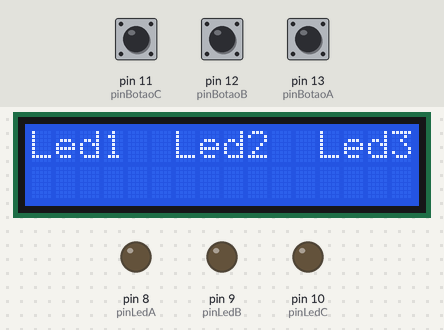
Bench run of a sketch on a simulated Arduino Uno, built with avr-gcc and run on an emulated ATmega328P. On the bench: 16×2 character LCD, output pins drawn as LEDs (lit = HIGH). The test bench sets the inputs (shaded band); at power-on: pin 11 (pinBotaoC) LOW, pin 12 (pinBotaoB) LOW, pin 13 (pinBotaoA) LOW.

Above: at 1.2 s.
1.3 s: pin 11 (pinBotaoC) pulled HIGH for 0.15 s
At 2.4 s:
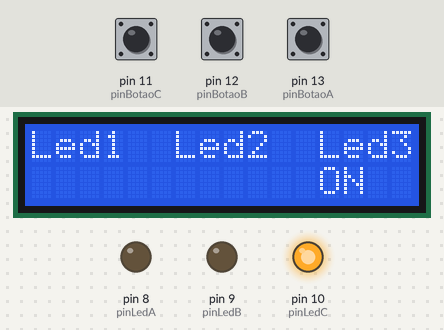
2.9 s: pin 12 (pinBotaoB) pulled HIGH for 0.15 s
At 3.6 s:
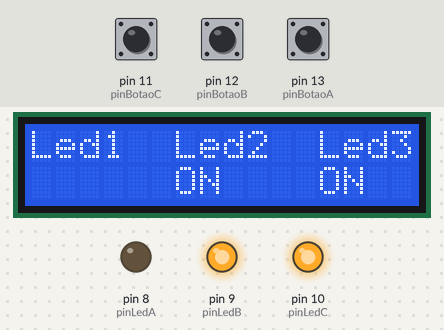
4.5 s: pin 13 (pinBotaoA) pulled HIGH for 0.15 s
At 4.8 s:
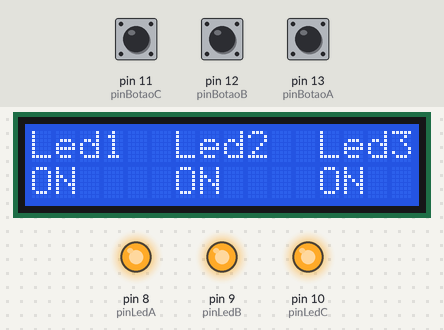
6.1 s: pin 11 (pinBotaoC) pulled HIGH for 1 s
At 7.3 s:
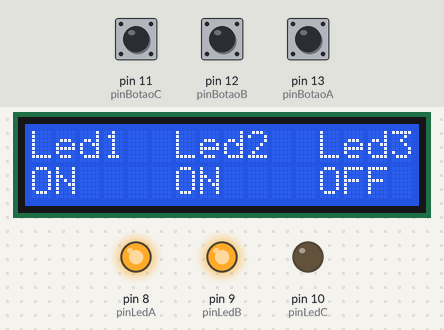
8.6 s: pin 12 (pinBotaoB) pulled HIGH for 1 s
At 9.2 s:
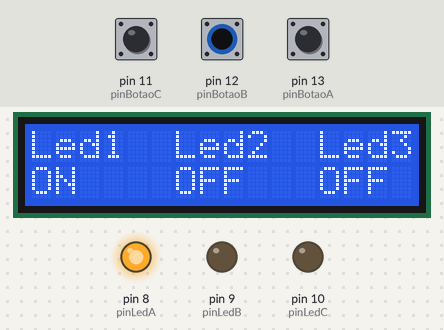
11.1 s: pin 11 (pinBotaoC) pulled HIGH for 0.15 s
At 12.3 s:
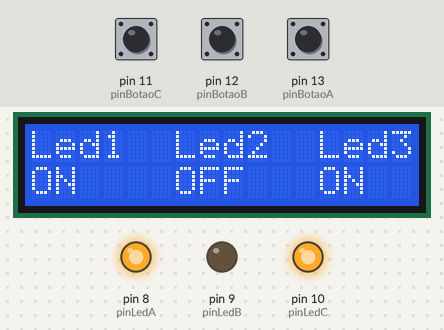
Timing chart, 0 to 13.7 s (numbered marks = the images above; inputs shaded):
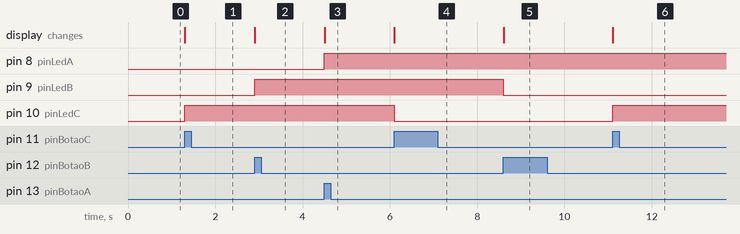

The sketch:

desafio_thiago_aula_35_1.ino
```cpp
#include <LiquidCrystal_I2C.h>

LiquidCrystal_I2C lcd (0x27, 16, 2);

#define pinLedA 8
#define pinBotaoA 13

#define pinLedB 9
#define pinBotaoB 12

#define pinLedC 10
#define pinBotaoC 11

void setup(){
  pinMode(pinBotaoA, INPUT);
  pinMode(pinLedA, OUTPUT);
  pinMode(pinBotaoB, INPUT);
  pinMode(pinLedB, OUTPUT);
  pinMode(pinBotaoC, INPUT);
  pinMode(pinLedC, OUTPUT);
  lcd.init();
  lcd.backlight();
  Serial.begin(9600);
  lcd.print("Led1");
  lcd.setCursor(6,0);
  lcd.print("Led2");
  lcd.setCursor(12,0);
  lcd.print("Led3");
}

void loop(){


  bool estadoBotaoA = digitalRead(pinBotaoA);
  static bool estadoAnteriorBotaoA = 0;
  static bool estadoLedA = 0;
 ////
  bool estadoBotaoB = digitalRead(pinBotaoB);
  static bool estadoAnteriorBotaoB = 0;
  static bool estadoLedB = 0;
 ////
  bool estadoBotaoC = digitalRead(pinBotaoC);
  static bool estadoAnteriorBotaoC = 0;
  static bool estadoLedC = 0;
 ////
  digitalWrite(pinLedA, estadoLedA);
  digitalWrite(pinLedB, estadoLedB);
  digitalWrite(pinLedC, estadoLedC);


  // Led A
  if (estadoBotaoA && !estadoAnteriorBotaoA){
    estadoLedA = !estadoLedA;
    digitalWrite(pinLedA, estadoLedA);

    lcd.setCursor(0,1);

    if (estadoLedA) {
      lcd.print("ON ");


    }else{
      lcd.print("OFF ");
    }

  }

  estadoAnteriorBotaoA = estadoBotaoA;

  // Led B
  if (estadoBotaoB && !estadoAnteriorBotaoB){
    estadoLedB = !estadoLedB;
    digitalWrite(pinLedB, estadoLedB);

    lcd.setCursor(6,1);

    if (estadoLedB) {
      lcd.print("ON ");


    }else{
      lcd.print("OFF ");
    }

  }estadoAnteriorBotaoB = estadoBotaoB;

  // Led C
  if (estadoBotaoC && !estadoAnteriorBotaoC){
    estadoLedC = !estadoLedC;
    digitalWrite(pinLedC, estadoLedC);

    lcd.setCursor(12,1);

    if (estadoLedC) {
      lcd.print("ON ");


    }else{
      lcd.print("OFF ");
    }

  }else{


  }estadoAnteriorBotaoC = estadoBotaoC;
}
```

Measured:
- after the input at 1.3 s, pin 10 (pinLedC): LOW → HIGH at once; the display: changes at once (image 1)
- after the input at 2.9 s, pin 9 (pinLedB): LOW → HIGH at once; the display: changes at once (image 2)
- after the input at 4.5 s, pin 8 (pinLedA): LOW → HIGH at once; the display: changes at once (image 3)
- after the input at 6.1 s, pin 10 (pinLedC): HIGH → LOW at once; the display: changes at once (image 4)
- after the input at 8.6 s, pin 9 (pinLedB): HIGH → LOW at once; the display: changes at once (image 5)
- after the input at 11.1 s, pin 10 (pinLedC): LOW → HIGH at once; the display: changes at once (image 6)
